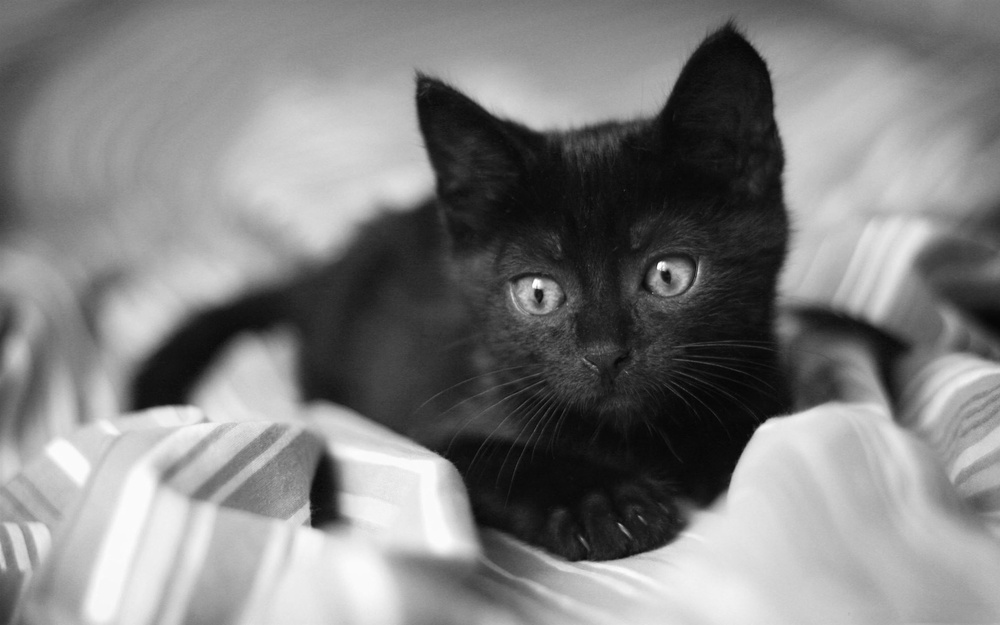
%> input picture black_cat.jpg, 1000 x 625 px, shrunk from 2304 x 1440 before the run
$ octave line_128.m   (GNU Octave 9; MATLAB toolbox functions it lacks are replaced by stand-ins)
%> lines starting %> are read from the running program, lines starting %| are printed output that depends on the picture
%lire et normaliser l'image
X1=imread('black_cat.jpg');
%> X1 is the input picture: size 625x1000x3 uint8; min 4, max 255, mean 127.3
X1=im2double(X1);
%> X1: size 625x1000x3 double
%appliquer un bruit gaussien avec sigma^2=0.01
variance=0.01;
X2=imnoise(X1,'gaussian',0,variance);
%appliquer un bruit poivre et sel avec p=0.05
p=0.05;
X3=imnoise(X1,'salt & pepper',p);
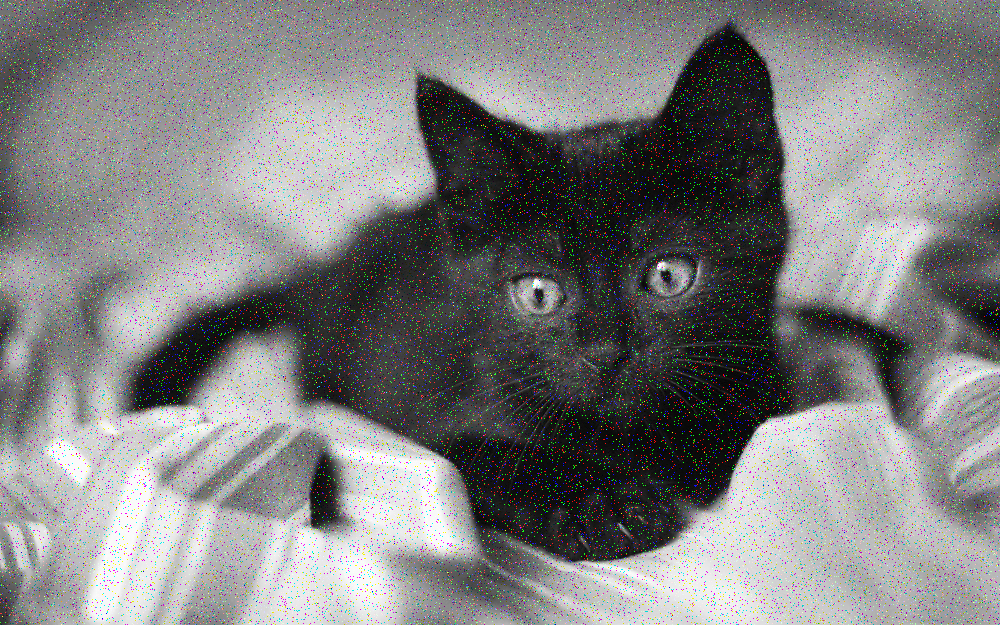
%> X3: size 625x1000x3 double; mean R, G, B 0.499, 0.499, 0.499
%extraire la ligne 128 de chaque image
line_number=128;
X1_line=X1(line_number,:);
%> X1_line = 3000 values, max 0.831 at index 298, min 0.0392 at index 669, mean 0.502
X2_line=X2(line_number,:);
%> X2_line = 3000 values, max 1 at index 267, min 0 at index 426, mean 0.503
X3_line=X3(line_number,:);
%> X3_line = 3000 values, max 1 at index 11, min 0 at index 26, mean 0.504
%afficher les lignes sur la meme ligne
figure;
hold on;
plot(X1_line,'b','linewidth',1.5)
plot(X2_line,'r','LineWidth',1.5)
plot(X3_line,'k','LineWidth',1.5)
hold off;
title('ligne 128 des images')
xlabel('position des pixels')
ylabel('intensité des pixels')
legend('image originale(X1)','bruit gaussien (X2)','bruit poivre et sel (X3)')
grid on
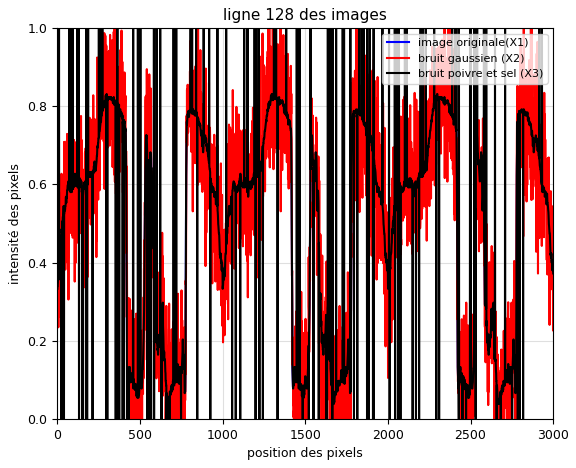
%> figure redrawn from the program's plot data; curve peaks at x = 298, y = 0.831; curve peaks at x = 267, y = 1; curve peaks at x = 11, y = 1
